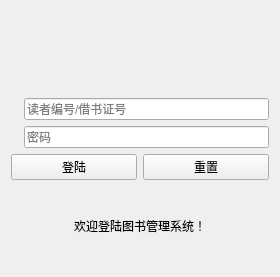
<?xml version="1.0" encoding="UTF-8"?>
<ui version="4.0">
 <class>login_Form</class>
 <widget class="QWidget" name="login_Form">
  <property name="geometry">
   <rect>
    <x>0</x>
    <y>0</y>
    <width>280</width>
    <height>277</height>
   </rect>
  </property>
  <property name="windowTitle">
   <string>用户登录</string>
  </property>
  <layout class="QGridLayout" name="gridLayout_2">
   <item row="0" column="0">
    <layout class="QGridLayout" name="gridLayout">
     <item row="0" column="0">
      <widget class="QLabel" name="lib_le">
       <property name="text">
        <string/>
       </property>
       <property name="pixmap">
        <pixmap resource="../img_rcc.qrc">:/Icon/lib.png</pixmap>
       </property>
       <property name="alignment">
        <set>Qt::AlignCenter</set>
       </property>
      </widget>
     </item>
     <item row="1" column="0">
      <layout class="QHBoxLayout" name="horizontalLayout">
       <item>
        <layout class="QVBoxLayout" name="verticalLayout">
         <item>
          <widget class="QLabel" name="label">
           <property name="text">
            <string/>
           </property>
           <property name="pixmap">
            <pixmap resource="../img_rcc.qrc">:/Icon/user.png</pixmap>
           </property>
          </widget>
         </item>
         <item>
          <widget class="QLabel" name="label_2">
           <property name="text">
            <string/>
           </property>
           <property name="pixmap">
            <pixmap resource="../img_rcc.qrc">:/Icon/password.png</pixmap>
           </property>
          </widget>
         </item>
        </layout>
       </item>
       <item>
        <layout class="QVBoxLayout" name="verticalLayout_2">
         <item>
          <widget class="QLineEdit" name="user_le">
           <property name="placeholderText">
            <string>读者编号/借书证号</string>
           </property>
          </widget>
         </item>
         <item>
          <widget class="QLineEdit" name="password_le">
           <property name="echoMode">
            <enum>QLineEdit::Password</enum>
           </property>
           <property name="placeholderText">
            <string>密码</string>
           </property>
          </widget>
         </item>
        </layout>
       </item>
       <item>
        <layout class="QVBoxLayout" name="verticalLayout_3"/>
       </item>
      </layout>
     </item>
     <item row="2" column="0">
      <layout class="QHBoxLayout" name="horizontalLayout_2">
       <item>
        <widget class="QPushButton" name="login_btn">
         <property name="text">
          <string>登陆</string>
         </property>
        </widget>
       </item>
       <item>
        <widget class="QPushButton" name="re_btn">
         <property name="text">
          <string>重置</string>
         </property>
        </widget>
       </item>
      </layout>
     </item>
     <item row="3" column="0">
      <widget class="QLabel" name="prompt_le">
       <property name="text">
        <string>欢迎登陆图书管理系统！</string>
       </property>
       <property name="alignment">
        <set>Qt::AlignCenter</set>
       </property>
      </widget>
     </item>
    </layout>
   </item>
  </layout>
 </widget>
 <resources>
  <include location="../img_rcc.qrc"/>
 </resources>
 <connections>
  <connection>
   <sender>re_btn</sender>
   <signal>clicked()</signal>
   <receiver>user_le</receiver>
   <slot>clear()</slot>
   <hints>
    <hint type="sourcelabel">
     <x>220</x>
     <y>78</y>
    </hint>
    <hint type="destinationlabel">
     <x>155</x>
     <y>163</y>
    </hint>
   </hints>
  </connection>
  <connection>
   <sender>re_btn</sender>
   <signal>clicked()</signal>
   <receiver>password_le</receiver>
   <slot>clear()</slot>
   <hints>
    <hint type="sourcelabel">
     <x>205</x>
     <y>236</y>
    </hint>
    <hint type="destinationlabel">
     <x>155</x>
     <y>197</y>
    </hint>
   </hints>
  </connection>
 </connections>
</ui>
